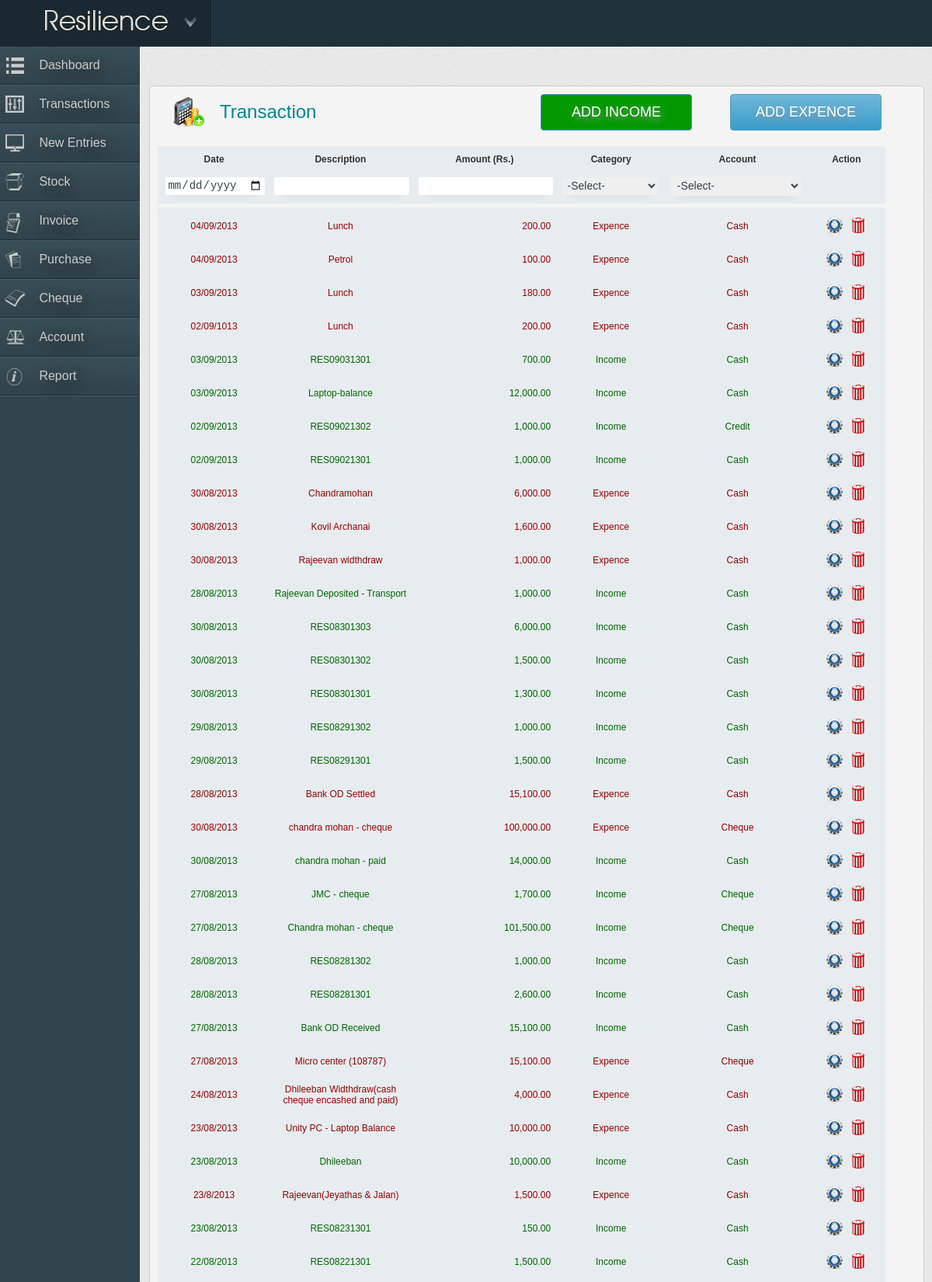
/transaction/index.php (signed in, upper part), run on the app's committed database.
### tables this page shows
CREATE TABLE IF NOT EXISTS `_transactions` (
  `id` int(11) NOT NULL AUTO_INCREMENT,
  `transactiondate` varchar(12) NOT NULL,
  `description` varchar(500) NOT NULL,
  `amount` decimal(8,2) DEFAULT NULL,
  `catagory` char(1) DEFAULT NULL,
  `account` char(1) DEFAULT NULL,
  `createddate` timestamp NOT NULL DEFAULT CURRENT_TIMESTAMP,
  PRIMARY KEY (`id`)
);

### transaction/index.php (the view, shortened to what this page needs)
<!DOCTYPE html PUBLIC "-//W3C//DTD XHTML 1.0 Transitional//EN" "http://www.w3.org/TR/xhtml1/DTD/xhtml1-transitional.dtd">
<html xmlns="http://www.w3.org/1999/xhtml">
<head>
<link rel="stylesheet" type="text/css" href="../css/style.css"/>
</head>
<body>
<div id="main-container">
    <div class="row-container">
        <?php require("../header.php"); ?>
    </div>
    <div class="row-container">
    	<div id="left-column">
            <?php require("../menu.php"); ?>
        </div>
        <div id="right-column">
        	<div class="main-text-container">
            	<form name="transaction" method="post" action="index.php">
                <table width="100%" border="0" cellspacing="0" cellpadding="0" style="margin-bottom:20px;">
                <tr>
                    <td width="50%">
                    <div class="row-container">
                	<div class="system-heading">
                    <table width="100%" border="0" cellspacing="0" cellpadding="0">
                    <tr>
                    <td width="60" align="right"><img src="../images/trns.png" /></td>
                    <td align="left">&nbsp;&nbsp;&nbsp;Transaction </td>
                    </tr>
                    </table>
                    </div>
                </div>
                    </td>
                    <td width="25%"><input type="submit" name="addincome" class="income" style="background:#090;" value="<?php if(isset($_GET['transactionid'])&&(isset($_GET['catagory']))&& ($_GET['catagory']==1)){ echo "UPDATE INCOME";}else{?>ADD INCOME<?php } ?>" <?php if(isset($_GET['catagory'])&&($_GET['catagory']==2)){?>disabled="disabled"<?php } ?>/></td>
                    <td width="25%"><input type="submit" name="addexpence" class="income" value="<?php if(isset($_GET['transactionid'])&&(isset($_GET['catagory']))&&($_GET['catagory']==2)){ echo "UPDATE EXPENCE";}else{?>ADD EXPENCE<?php } ?>" <?php if(isset($_GET['catagory'])&& ($_GET['catagory']==1)){?>disabled="disabled"<?php } ?> /></td>
                </tr>
                </table>
                <div class="row-container" style="width:96%; margin:0% auto; background:#e7ecf0;">
                <table width="100%" border="0" cellspacing="5" cellpadding="5">
                  <tr style="color:#333; font-weight:normal;">
                    <th width="15%" align="center">Date</th>
                    <th width="20%" align="center">Description</th>
                    <th width="20%" align="center">Amount (Rs.)</th>
                    <th width="15%" align="center">Category</th>
                    <th width="20%" align="center">Account</th>
                    <th width="10%" align="center">Action</th>
                  </tr>
                  <tr>
                    <td><input class="s-textbox" type="date" name="date" value="" /></td>
                    <td><input class="s-textbox"type="text" name="description" value="" /></td>
                    <td><input class="s-textbox"type="text" name="amount" value="" /></td>
                    <td><select class="s-textbox" name="category"><option value="0" selected="selected">-Select-</option>
                    </select></td>
                    <td><select class="s-textbox" name="account"><option value="0" selected="selected">-Select-</option></select></td>
                    <td></td>
                  </tr>
                </table>
                </div>
                </form>
                 <div class="row-container" style="width:96%; margin:0.5% auto; background:#e7ecf0;">
                <table width="100%" border="0" cellspacing="5" cellpadding="5">
                  <?php
				  	$retrieveAllTransaction="SELECT * FROM _transactions ORDER BY id DESC";
					$allTransactionRecord=mysql_query($retrieveAllTransaction);
					$countAllTranction=mysql_num_rows($allTransactionRecord);
					if($countAllTranction>0)
					{
						while($allTransactionData=mysql_fetch_array($allTransactionRecord))
						{
				?>
                		<tr style="color:#<?php if($allTransactionData['catagory']==1){?>060<?php }elseif($allTransactionData['catagory']==2){ ?>900<? } ?>">
                            <td width="15%" align="center"><?php echo $allTransactionData['transactiondate']; ?></td>
                            <td width="20%" align="center"><?php echo $allTransactionData['description']; ?></td>
                            <td width="20%" align="right"><?php echo number_format($allTransactionData['amount'],2,".",","); ?></td>
                            <td width="15%" align="center"><?php if($allTransactionData['catagory']==1){ echo"Income";}elseif($allTransactionData['catagory']==2){ echo"Expence";} ?></td>
                            <td width="20%" align="center"><?php if($allTransactionData['account']==1){ echo"Cash";}elseif($allTransactionData['account']==2){ echo"Cheque";}elseif($allTransactionData['account']==3){ echo"Credit";} ?></td>
                            <td width="10%" align="center"><a href="index.php?transactionid=<?php echo $allTransactionData['id']; ?>&catagory=<?php echo $allTransactionData['catagory']; ?>"><img src="../images/edit.png" /></a>&nbsp;&nbsp;<a href="deletetransaction.php?transactionid=<?php echo $allTransactionData['id']; ?>" onclick="return delete_records();"><img src="../images/delete.png" /></a></td>
                      </tr>
                <?php
						}
					}
				  ?>
                </table>
                </div>
                </div>
			</div>
        </div>
    </div>
</body>
</html>

### header.php (shortened to what this page needs)
<div class="row-container">
    <div id="banner">
    	<div id="banner-logo" onclick="modalshow()">
        </div>
    </div>
</div>

### menu.php (shortened to what this page needs)
<a href="../main/main.php"><div class="side-menu"><img src="../images/side-menu/dash.png" width="100%" height="100%"/>
        <div class="side-text">
        </div></div></a>
        <a href="../transaction/index.php"><div class="side-menu"><img src="../images/side-menu/trans.png" width="100%" height="100%"/>
        <div class="side-text">
        </div></div></a>
        <a href="../new-entries/index.php"><div class="side-menu"><img src="../images/side-menu/ent.png" width="100%" height="100%"/>
    	<div class="side-text">
        </div></div></a>
        <a href="../stock/index.php"><div class="side-menu"><img src="../images/side-menu/stk.png" width="100%" height="100%"/>
        <div class="side-text">
        </div></div></a>
        <a href="../invoice/index.php"><div class="side-menu"><img src="../images/side-menu/in.png" width="100%" height="100%"/>
      	<div class="side-text">
        </div></div></a>
        <a href="../purchase/index.php"><div class="side-menu"><img src="../images/side-menu/qus.png" width="100%" height="100%"/>
      	<div class="side-text">
        </div></div></a>
        <a href="../cheque/index.php"><div class="side-menu"><img src="../images/side-menu/cq.png" width="100%" height="100%"/>
      	<div class="side-text">
        </div></div></a>
        <a href="../account/index.php"><div class="side-menu"><img src="../images/side-menu/acc.png" width="100%" height="100%"/>
      	<div class="side-text">
        </div></div></a>
        <a href="../report/index.php"><div class="side-menu"><img src="../images/side-menu/grn.png" width="100%" height="100%"/>
      	<div class="side-text">
        </div></div></a>

### css/style.css (style rules this page uses)
body { padding:0; margin:0; font-family:Arial, Helvetica, sans-serif; font-size:12px; background:#32444d; }
body table { border-radius:4px; }
a { text-decoration:none; color:inherit; }
a img { border:none; }
#main-container { width:100%; background:url(../images/bg.jpg); }
.row-container { float:left; width:100%; }
#banner { float:left; width:100%; background:#1f323c; height:60px; }
#banner-logo { float:left; width:100%; background:url(../images/logo.png); height:60px; color:#CCC; background-repeat:no-repeat; }
#left-column { float:left; width:15%; position:absolute; }
#right-column { float:right; width:83%; background:url(../images/bg.jpg); padding:0% 1% 2% 1%; }
.side-menu { float:left; width:100%; height:50px; background:url(../images/sidemenu.png); font-size:18px; color:#CCC; text-shadow:6px 8px 15px #333333; }
.side-text { float:left; width:72%; padding-left:28%; height:35px; font-size:16px; color:#CCC; text-shadow:5px 5px 15px #333333; margin-top:-35px; }
.main-text-container { float:left; width:98%; border:1px #CCCCCC solid; margin-top:50px; padding:1%; border-radius:5px; background:#f4f4f4; }
.system-heading { float:left; width:100%; font-size:24px; color:#008592; text-shadow: 2px 2px 3px rgba(255,255,255,0.1); }
.s-textbox { float:left; padding:2%; color:#32444d; font-size:14px; border-radius:2px; border:none; box-shadow: 0 10px 10px -10px #CCCCCC; width:98%; }
.income { float:left; margin:0% 2%; width:80%; padding-top:12px; padding-bottom:12px; text-shadow:3px 4px 10px #999999; background: linear-gradient(#71b8d9, #3a9bca); border:solid 1px #539bbf; border-radius:4px; text-align:center; font-size:18px; color:#FFF; }

### data on the page
_transactions: transactiondate "04/09/2013", description "Lunch", amount "200.00", catagory "Expence", account "Cash"
_transactions: transactiondate "04/09/2013", description "Petrol", amount "100.00", catagory "Expence", account "Cash"
_transactions: transactiondate "03/09/2013", description "Lunch", amount "180.00", catagory "Expence", account "Cash"
_transactions: transactiondate "02/09/1013", description "Lunch", amount "200.00", catagory "Expence", account "Cash"
_transactions: transactiondate "03/09/2013", description "RES09031301", amount "700.00", catagory "Income", account "Cash"
_transactions: transactiondate "03/09/2013", description "Laptop-balance", amount "12,000.00", catagory "Income", account "Cash"
_transactions: transactiondate "02/09/2013", description "RES09021302", amount "1,000.00", catagory "Income", account "Credit"
_transactions: transactiondate "02/09/2013", description "RES09021301", amount "1,000.00", catagory "Income", account "Cash"
_transactions: transactiondate "30/08/2013", description "Chandramohan", amount "6,000.00", catagory "Expence", account "Cash"
_transactions: transactiondate "30/08/2013", description "Kovil Archanai", amount "1,600.00", catagory "Expence", account "Cash"
_transactions: transactiondate "30/08/2013", description "Rajeevan widthdraw", amount "1,000.00", catagory "Expence", account "Cash"
_transactions: transactiondate "28/08/2013", description "Rajeevan Deposited - Transport", amount "1,000.00", catagory "Income", account "Cash"
_transactions: transactiondate "30/08/2013", description "RES08301303", amount "6,000.00", catagory "Income", account "Cash"
_transactions: transactiondate "30/08/2013", description "RES08301302", amount "1,500.00", catagory "Income", account "Cash"
_transactions: transactiondate "30/08/2013", description "RES08301301", amount "1,300.00", catagory "Income", account "Cash"
_transactions: transactiondate "29/08/2013", description "RES08291302", amount "1,000.00", catagory "Income", account "Cash"
_transactions: transactiondate "29/08/2013", description "RES08291301", amount "1,500.00", catagory "Income", account "Cash"
_transactions: transactiondate "28/08/2013", description "Bank OD Settled", amount "15,100.00", catagory "Expence", account "Cash"
_transactions: transactiondate "30/08/2013", description "chandra mohan - cheque", amount "100,000.00", catagory "Expence", account "Cheque"
_transactions: transactiondate "30/08/2013", description "chandra mohan - paid", amount "14,000.00", catagory "Income", account "Cash"
_transactions: transactiondate "27/08/2013", description "JMC - cheque", amount "1,700.00", catagory "Income", account "Cheque"
_transactions: transactiondate "27/08/2013", description "Chandra mohan - cheque", amount "101,500.00", catagory "Income", account "Cheque"
_transactions: transactiondate "28/08/2013", description "RES08281302", amount "1,000.00", catagory "Income", account "Cash"
_transactions: transactiondate "28/08/2013", description "RES08281301", amount "2,600.00", catagory "Income", account "Cash"
_transactions: transactiondate "27/08/2013", description "Bank OD Received", amount "15,100.00", catagory "Income", account "Cash"
_transactions: transactiondate "27/08/2013", description "Micro center (108787)", amount "15,100.00", catagory "Expence", account "Cheque"
_transactions: transactiondate "24/08/2013", description "Dhileeban Widthdraw(cash cheque encashed and paid)", amount "4,000.00", catagory "Expence", account "Cash"
_transactions: transactiondate "23/08/2013", description "Unity PC - Laptop Balance", amount "10,000.00", catagory "Expence", account "Cash"
_transactions: transactiondate "23/08/2013", description "Dhileeban", amount "10,000.00", catagory "Income", account "Cash"
_transactions: transactiondate "23/8/2013", description "Rajeevan(Jeyathas & Jalan)", amount "1,500.00", catagory "Expence", account "Cash"
_transactions: transactiondate "23/08/2013", description "RES08231301", amount "150.00", catagory "Income", account "Cash"
_transactions: transactiondate "22/08/2013", description "RES08221301", amount "1,500.00", catagory "Income", account "Cash"
